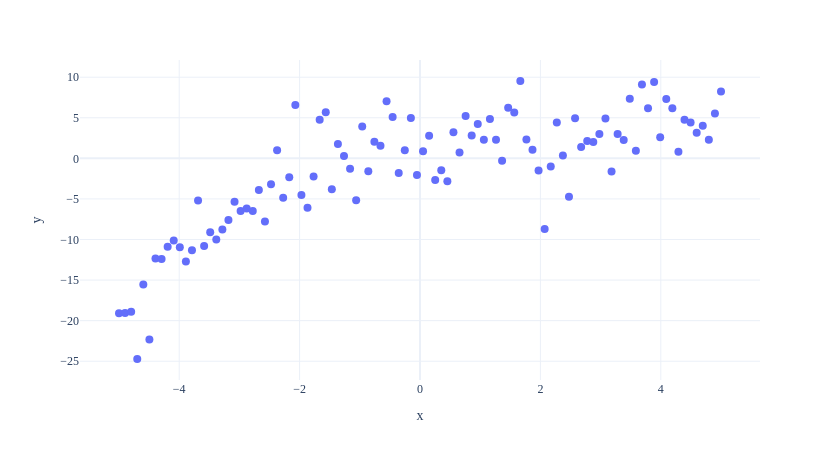

The code cell stored with this chart in its notebook:
### Markdown cell above
### Example: Polynomial regression

- To elaborate on this point, we'll use a small synthetic dataset.

- The data were generated from a nonlinear relationship with noise, so a polynomial regression model is a natural example.

### Code cell
sample_1 = make_polynomial_sample(n=100)
fig = px.scatter(x=sample_1['x'], y=sample_1['y'])
fig
